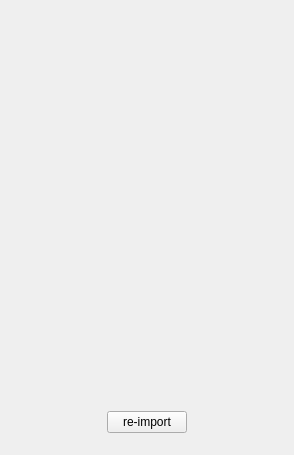
<?xml version="1.0" encoding="UTF-8"?>
<ui version="4.0">
 <class>Model3DInspecterWidgetClass</class>
 <widget class="QWidget" name="Model3DInspecterWidgetClass">
  <property name="geometry">
   <rect>
    <x>0</x>
    <y>0</y>
    <width>294</width>
    <height>455</height>
   </rect>
  </property>
  <property name="windowTitle">
   <string>Model3DInspecterWidget</string>
  </property>
  <layout class="QVBoxLayout" name="verticalLayout_2">
   <item>
    <widget class="QWidget" name="transformPanel" native="true">
     <property name="sizePolicy">
      <sizepolicy hsizetype="Preferred" vsizetype="Preferred">
       <horstretch>0</horstretch>
       <verstretch>0</verstretch>
      </sizepolicy>
     </property>
     <layout class="QVBoxLayout" name="verticalLayout_3"/>
    </widget>
   </item>
   <item>
    <widget class="QWidget" name="meshList" native="true">
     <property name="sizePolicy">
      <sizepolicy hsizetype="Preferred" vsizetype="Preferred">
       <horstretch>0</horstretch>
       <verstretch>0</verstretch>
      </sizepolicy>
     </property>
     <layout class="QVBoxLayout" name="verticalLayout">
      <property name="leftMargin">
       <number>0</number>
      </property>
      <property name="topMargin">
       <number>0</number>
      </property>
      <property name="rightMargin">
       <number>0</number>
      </property>
      <property name="bottomMargin">
       <number>0</number>
      </property>
     </layout>
    </widget>
   </item>
   <item>
    <widget class="QWidget" name="widget" native="true">
     <property name="sizePolicy">
      <sizepolicy hsizetype="Preferred" vsizetype="Fixed">
       <horstretch>0</horstretch>
       <verstretch>0</verstretch>
      </sizepolicy>
     </property>
     <layout class="QHBoxLayout" name="horizontalLayout">
      <item>
       <widget class="QPushButton" name="importButton">
        <property name="sizePolicy">
         <sizepolicy hsizetype="Fixed" vsizetype="Fixed">
          <horstretch>0</horstretch>
          <verstretch>0</verstretch>
         </sizepolicy>
        </property>
        <property name="text">
         <string>re-import</string>
        </property>
       </widget>
      </item>
     </layout>
    </widget>
   </item>
  </layout>
 </widget>
 <layoutdefault spacing="6" margin="11"/>
 <resources/>
 <connections/>
</ui>
